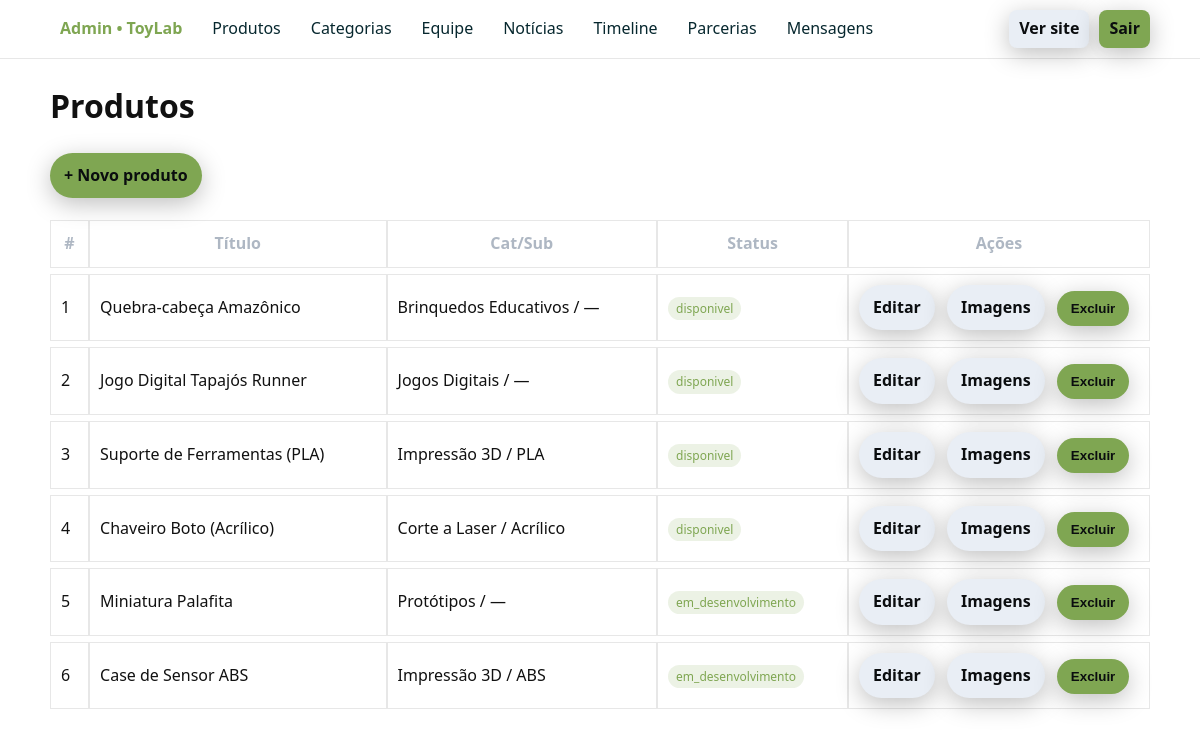
/admin/products/list.php (signed in), run on the app's committed database.
### tables this page shows
CREATE TABLE IF NOT EXISTS products (
  id INT AUTO_INCREMENT PRIMARY KEY,
  title VARCHAR(200) NOT NULL,
  slug VARCHAR(220) NOT NULL UNIQUE,
  description MEDIUMTEXT NULL,
  category_id INT NOT NULL,
  subcategory_id INT NULL,
  status ENUM('disponivel','em_desenvolvimento') NOT NULL DEFAULT 'disponivel',
  featured TINYINT(1) NOT NULL DEFAULT 0,
  created_at DATETIME NOT NULL,
  updated_at DATETIME NOT NULL,
  INDEX idx_cat (category_id),
  INDEX idx_subcat (subcategory_id),
  CONSTRAINT fk_prod_cat FOREIGN KEY (category_id) REFERENCES categories(id) ON DELETE RESTRICT,
  CONSTRAINT fk_prod_subcat FOREIGN KEY (subcategory_id) REFERENCES categories(id) ON DELETE SET NULL
);

### config/config.php (called while the page is built, shortened)
<?php
function db(): PDO {
    static $pdo;
    if (!$pdo) {
        $dsn = 'mysql:host=' . DB_HOST . ';dbname=' . DB_NAME . ';charset=utf8mb4';
        $options = [
            PDO::ATTR_ERRMODE            => PDO::ERRMODE_EXCEPTION,
            PDO::ATTR_DEFAULT_FETCH_MODE => PDO::FETCH_ASSOC,
            PDO::ATTR_EMULATE_PREPARES   => false,
        ];
        $pdo = new PDO($dsn, DB_USER, DB_PASS, $options);
    }
    return $pdo;
}
function e(?string $str): string {
    return htmlspecialchars((string)$str, ENT_QUOTES | ENT_SUBSTITUTE, 'UTF-8');
}
function base_url_root(): string {
    $doc = rtrim(str_replace('\\','/', $_SERVER['DOCUMENT_ROOT'] ?? ''), '/');
    $root = str_replace('\\','/', BASE_PATH);
    $url  = str_replace($doc, '', $root);
    return $url ?: '';
}
function asset(string $path): string {
    $full = BASE_PATH . '/public/' . ltrim($path, '/');
    $v = file_exists($full) ? filemtime($full) : time();
    return base_url_root() . '/public/' . ltrim($path, '/') . '?v=' . $v;
}
function base_url(string $path = ''): string {
    return base_url_root() . ($path ? '/' . ltrim($path, '/') : '');
}

### config/functions.php (called while the page is built, shortened)
<?php
require_once __DIR__ . '/config.php';
function q(string $sql, array $params = []): PDOStatement {
    $stmt = db()->prepare($sql);
    $stmt->execute($params);
    return $stmt;
}
function fetch_all(string $sql, array $params = []): array {
    return q($sql, $params)->fetchAll(PDO::FETCH_ASSOC);
}

### admin/products/list.php (the view, shortened to what this page needs)
<?php
require_once BASE_PATH . '/config/functions.php';
require_once __DIR__ . '/../partials/header.php';
$rows = fetch_all("
  SELECT p.id, p.title, p.status, p.created_at,
         c.name  AS category_name,
         sc.name AS subcategory_name
  FROM products p
  LEFT JOIN categories c  ON c.id  = p.category_id
  LEFT JOIN categories sc ON sc.id = p.subcategory_id
  ORDER BY p.created_at DESC
");
?>
<h1 class="fade-in">Produtos</h1>
<p>
  <a class="btn" href="<?= e(base_url('admin/products/create.php')) ?>">+ Novo produto</a>
</p>
<table class="table">
  <thead>
    <tr>
      <th>#</th>
      <th>Título</th>
      <th>Cat/Sub</th>
      <th>Status</th>
      <th style="width:280px">Ações</th>
    </tr>
  </thead>
  <tbody>
    <?php foreach ($rows as $r): ?>
      <tr>
        <td><?= (int)$r['id'] ?></td>
        <td><?= e($r['title']) ?></td>
        <td><?= e(($r['category_name'] ?? '—') . ' / ' . ($r['subcategory_name'] ?? '—')) ?></td>
        <td><span class="badge"><?= e($r['status']) ?></span></td>
        <td class="actions">
          <a class="btn secondary" href="<?= e(base_url('admin/products/edit.php?id='.(int)$r['id'])) ?>">Editar</a>
          <a class="btn secondary" href="<?= e(base_url('admin/products/upload.php?id='.(int)$r['id'])) ?>">Imagens</a>
          <form action="<?= e(base_url('admin/products/delete.php')) ?>" method="post" style="display:inline" onsubmit="return confirm('Remover o produto &quot;<?= e($r['title']) ?>&quot;?')">
            <button class="btn" type="submit">Excluir</button>
          </form>
        </td>
      </tr>
    <?php endforeach; ?>
  </tbody>
</table>
<?php require_once __DIR__ . '/../partials/footer.php'; ?>

### admin/partials/header.php (shortened to what this page needs)
<?php
require_once BASE_PATH . '/config/functions.php';
?>
<!doctype html>
<html lang="pt-br">
<head>
  <link rel="stylesheet" href="<?= e(asset('css/styles.css')) ?>">
</head>
<body>
<header class="admin-bar">
  <div class="wrap">
    <a href="<?= e(base_url('admin/index.php')) ?>" class="brand" style="font-weight:700;color:var(--brand)">Admin • ToyLab</a>
    <a href="<?= e(base_url('admin/products/list.php')) ?>">Produtos</a>
    <a href="<?= e(base_url('admin/categories/list.php')) ?>">Categorias</a>
    <a href="<?= e(base_url('admin/team/list.php')) ?>">Equipe</a>
    <a href="<?= e(base_url('admin/posts/list.php')) ?>">Notícias</a>
    <a href="<?= e(base_url('admin/milestones/list.php')) ?>">Timeline</a>
    <a href="<?= e(base_url('admin/partners/list.php')) ?>">Parcerias</a>
    <a href="<?= e(base_url('admin/messages/list.php')) ?>">Mensagens</a>
    <a class="btn secondary" href="<?= e(base_url()) ?>">Ver site</a>
    <a class="btn" href="<?= e(base_url('admin/logout.php')) ?>">Sair</a>
  </div>
</header>
<main class="admin-main">

### admin/partials/footer.php (shortened to what this page needs)
</main>
</body>
</html>

### public/css/styles.css (style rules this page uses)
:root { --bg: #0b0d0f; --bg-soft: #12161a; --text: #e4e8ee; --muted: #aeb7c3; --brand: #7fa652; --brand-2: #06272e; --card: #101418; --card-border: #1e242b; --focus: #ffd166; --danger: #e74c3c; --ok: #2ecc71; --radius: 16px; --shadow: 0 6px 24px rgba(0,0,0,.25); --transition: .2s ease; }
html { color-scheme: dark light; }
html, body { margin:0; padding:0; }
body { font: 400 16px/1.6 system-ui, -apple-system, Segoe UI, Roboto, Ubuntu, Cantarell, Noto Sans, Arial, "Apple Color Emoji","Segoe UI Emoji"; background:#ffffff; color:#111; }
a { color: var(--brand-2); text-decoration: none; }
.btn { display:inline-flex; align-items:center; gap:8px; background: var(--brand); color:#0a0d0f; border:none; padding:10px 14px; border-radius: 999px; cursor:pointer; font-weight:600; box-shadow: var(--shadow); transition: transform var(--transition), background var(--transition); }
.fade-in { animation: fadin .25s ease both; }

### admin/partials/header.php (style rules this page uses)
.admin-bar { position:sticky;top:0;z-index:60;background:rgba(255,255,255,.9); border-bottom:1px solid #e7e7e7;padding:10px 12px }
.admin-bar .wrap { max-width:1100px;margin:0 auto;display:flex;gap:10px;align-items:center;flex-wrap:wrap }
.admin-bar a { padding:6px 10px;border-radius:8px }
.admin-main { max-width:1100px;margin:16px auto;padding:0 12px }
.table { width:100%;border-collapse:separate;border-spacing:0 6px }
.table th { font-weight:700;color:var(--muted) }
.table td,.table th { padding:10px;background:#fff;border:1px solid #e7e7e7 }
.table .actions a { margin-right:8px }
.badge { display:inline-block;padding:2px 8px;border-radius:999px;background:rgba(127,166,82,.15);color:var(--brand);font-size:.75rem }
.btn.secondary { background:#e9eef5;color:#0b0d0f }

### data on the page
products: id "1", title "Quebra-cabeça Amazônico", subcategory_name "Brinquedos Educativos / —", status "disponivel"
products: id "2", title "Jogo Digital Tapajós Runner", subcategory_name "Jogos Digitais / —", status "disponivel"
products: id "3", title "Suporte de Ferramentas (PLA)", subcategory_name "Impressão 3D / PLA", status "disponivel"
products: id "4", title "Chaveiro Boto (Acrílico)", subcategory_name "Corte a Laser / Acrílico", status "disponivel"
products: id "5", title "Miniatura Palafita", subcategory_name "Protótipos / —", status "em_desenvolvimento"
products: id "6", title "Case de Sensor ABS", subcategory_name "Impressão 3D / ABS", status "em_desenvolvimento"
